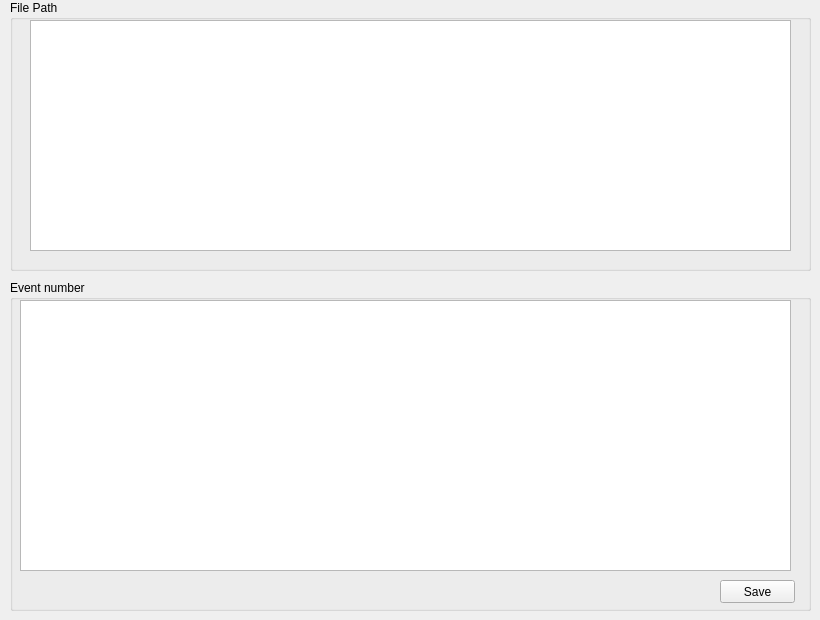
    <widget class="QWidget" name="tab_event_and_file_management">
     <attribute name="title">
      <string>Event and File Management</string>
     </attribute>
     <widget class="QGroupBox" name="groupBox_event_number">
      <property name="geometry">
       <rect>
        <x>10</x>
        <y>280</y>
        <width>801</width>
        <height>331</height>
       </rect>
      </property>
      <property name="title">
       <string>Event number</string>
      </property>
      <widget class="QTableWidget" name="tableWidget_task_event_number">
       <property name="geometry">
        <rect>
         <x>10</x>
         <y>20</y>
         <width>771</width>
         <height>271</height>
        </rect>
       </property>
       <attribute name="horizontalHeaderStretchLastSection">
        <bool>true</bool>
       </attribute>
      </widget>
      <widget class="QPushButton" name="pushButton_save_event_number">
       <property name="geometry">
        <rect>
         <x>710</x>
         <y>300</y>
         <width>75</width>
         <height>23</height>
        </rect>
       </property>
       <property name="text">
        <string>Save</string>
       </property>
      </widget>
     </widget>
     <widget class="QGroupBox" name="groupBox_2">
      <property name="geometry">
       <rect>
        <x>10</x>
        <y>0</y>
        <width>801</width>
        <height>271</height>
       </rect>
      </property>
      <property name="title">
       <string>File Path</string>
      </property>
      <widget class="QTableWidget" name="tableWidget_file_path">
       <property name="geometry">
        <rect>
         <x>20</x>
         <y>20</y>
         <width>761</width>
         <height>231</height>
        </rect>
       </property>
       <property name="editTriggers">
        <set>QAbstractItemView::NoEditTriggers</set>
       </property>
       <attribute name="horizontalHeaderStretchLastSection">
        <bool>true</bool>
       </attribute>
      </widget>
     </widget>
    </widget>
